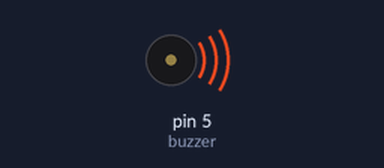
A sketch run on a simulated Arduino Uno, built with avr-gcc and run on an emulated ATmega328P. Parts: buzzer (waves = sounding). What the sketch prints to the serial monitor is not drawn.

Above: at 0.1 s.
Timing chart, 0 to 40.0 s (numbered marks = the images above):
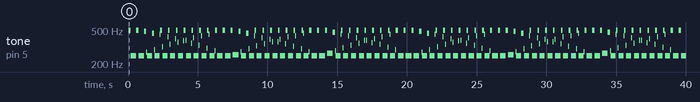

The sketch:

passiveBuzzerTesst.ino
```cpp
// define the pin we will connect to
int buzzer = 5;

void setup ()
{
Serial.begin(9600);
// set our pin to output mode
pinMode (buzzer, OUTPUT) ;
}

void loop ()
{
// loop through frequencies to generate alarm sound
unsigned char i;
while (1)
{

Serial.println("frequency 1");
//Frequency 1
for (i = 0; i <80; i++)
{
digitalWrite (buzzer, HIGH) ;
delay (1) ;
digitalWrite (buzzer, LOW) ;
delay (1) ;
}

Serial.println("frequency 2");
//Frequency 2
for (i = 0; i <100; i++)
{
digitalWrite (buzzer, HIGH) ;
delay (2) ;
digitalWrite (buzzer, LOW) ;
delay (2) ;
}
}
}
```

Measured:
- by itself, tone on pin 5 (buzzer): plays 496 Hz for 0.16 s, 249 Hz for 0.40 s, 496 Hz for 0.16 s, 249 Hz for 0.40 s, 481 Hz for 0.16 s, 274 Hz for 0.04 s … (242 notes in this stretch)
